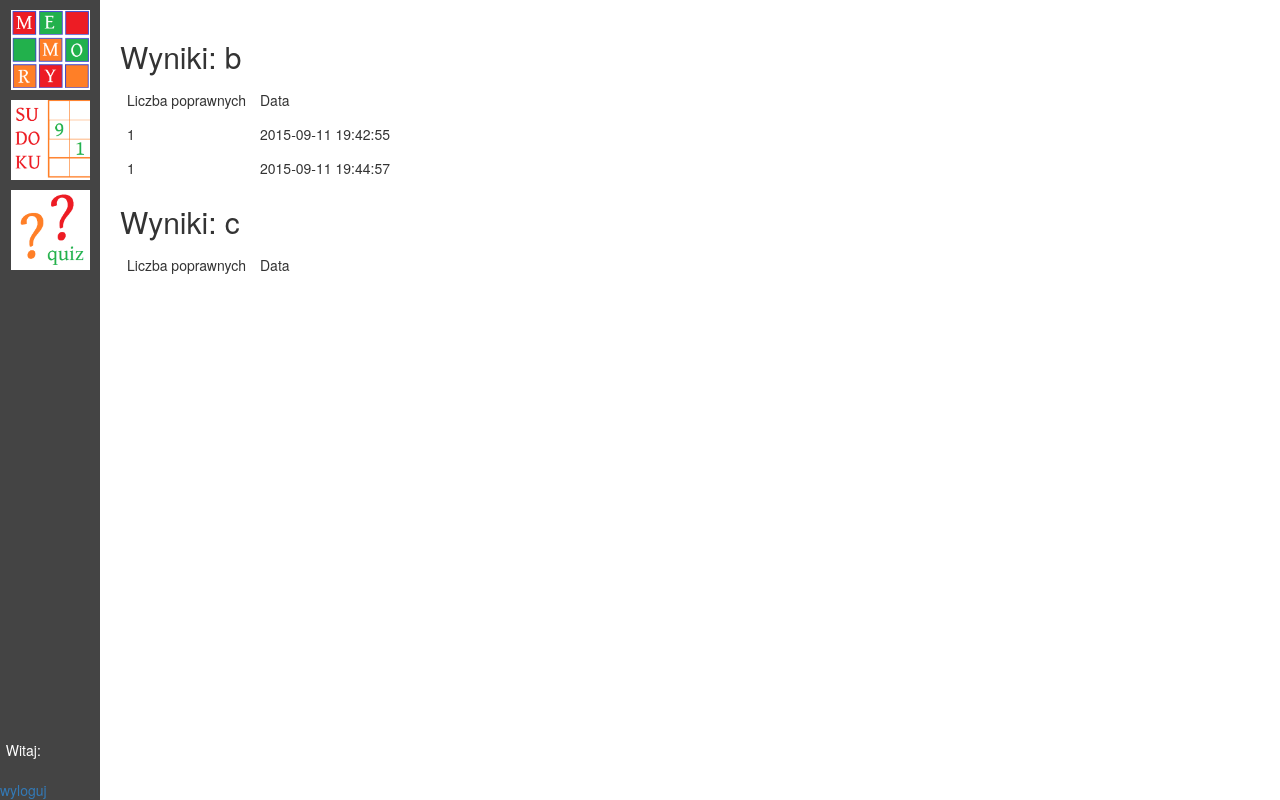
The app's page /quiz/result.php (signed in) with its own data.
### tables this page shows
CREATE TABLE IF NOT EXISTS `users` (
  `id` int(11) NOT NULL,
  `email` varchar(40) NOT NULL,
  `password` varchar(20) NOT NULL,
  `caretaker` int(11) DEFAULT NULL COMMENT 'null - sam jest opiekunem, inny - id innego usera'
);

CREATE TABLE IF NOT EXISTS `quiz_results` (
  `id` int(11) NOT NULL,
  `user` int(11) NOT NULL,
  `correct` int(11) NOT NULL,
  `date` timestamp NOT NULL DEFAULT CURRENT_TIMESTAMP
);

### quiz/result.php (the view, shortened to what this page needs)
<?php include "../res/header.php"?>
  </head>
  <body>
    <div class="container">
		<?php
			$check = mysql_query('SELECT * FROM users WHERE caretaker="'.$_SESSION['id'].'"');
			while($result=mysql_fetch_array($check)) {
				echo '
				<table>
				<h2>Wyniki: ' . $result['email']. '</h2>
				<tr>
					<td>Liczba poprawnych</td>
					<td>Data</td>
				</tr>
				';
				$list = mysql_query('SELECT * FROM quiz_results WHERE user="'.$result['id'].'"');
				while($res=mysql_fetch_array($list)) {
					echo 	'<tr>
							<td>' . $res['correct'] . '</td>
							<td>' . $res['date'] . '</td>';
				}
				echo '</table>';
			}
		?>
    </div>
    <?php include "../res/menu.php"?>
  </body>
</html>

### res/style.css (style rules this page uses)
* { font-size: 1.2em; }
.container { margin-left: 100px; margin-right: 100px; padding: 20px; }

### quiz/result.php (style rules this page uses)
* { font-size: 1em; }
td { padding: 0.5em; }

### records on screen
users: email "b"
quiz_results: correct "1", date "2015-09-11 19:42:55"
quiz_results: correct "1", date "2015-09-11 19:44:57"
users: email "c"
